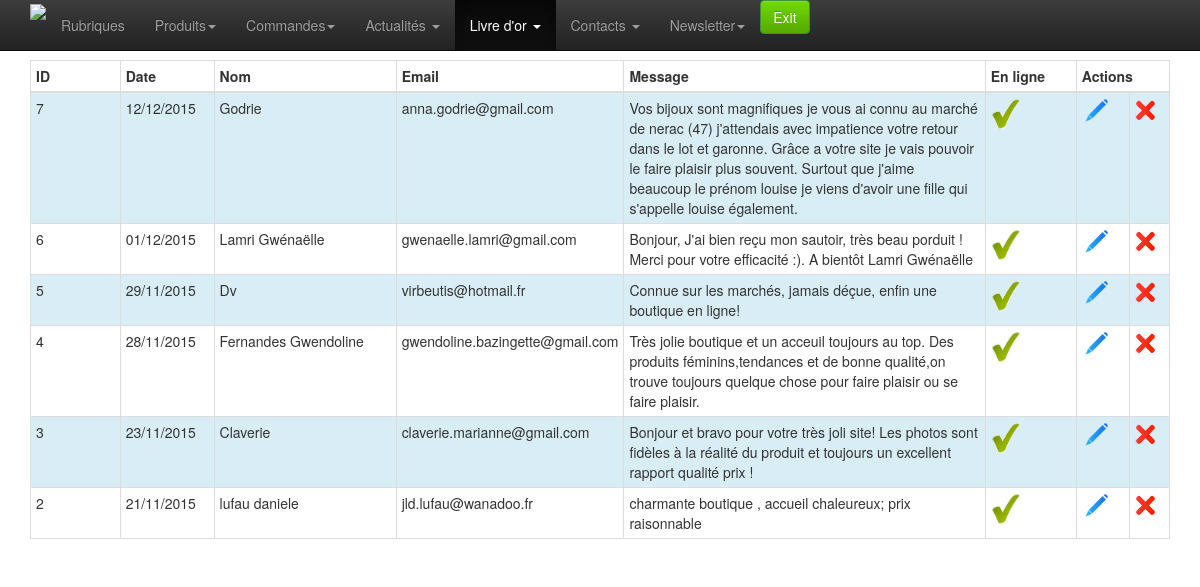
Screenshot of /admin/goldbook-list.php (signed in) with the database file from the repository.
### tables this page shows
CREATE TABLE `goldbook` (
  `id` int(11) NOT NULL AUTO_INCREMENT,
  `date` datetime NOT NULL,
  `nom` varchar(250) DEFAULT NULL,
  `email` varchar(100) DEFAULT NULL,
  `message` text,
  `online` tinyint(4) NOT NULL DEFAULT '0',
  PRIMARY KEY (`id`)
);

### admin/classes/StorageManager.php (called while the page is built, shortened)
<?php
class StorageManager{
	protected function dbConnect() {
	    $host = DBHOST;
	    $user = DBUSER;
	    $pass = DBPASSWD;
	    $bdd  = DBNAME;
		try {
			$this->mysqli = new mysqli ($host, $user, $pass, $bdd) ;
		} catch (Exception $e) {
			throw new Exception("Erreur Connexion DB ". $e->getMessage());
		}
	}
}
?>

### admin/classes/Goldbook.php (called while the page is built, shortened)
<?php
require_once("StorageManager.php");
class Goldbook extends StorageManager {
	public function goldbookGet($id){
		if (!isset($id)){
			$requete = "SELECT * FROM `goldbook` ORDER BY `date` DESC" ;
		} else {
			$requete = "SELECT * FROM `goldbook` WHERE id=". $id ." ORDER BY `date` DESC" ;
		}
		$new_array = null;
		$result = mysqli_query($this->mysqli,$requete);
		while( $row = mysqli_fetch_assoc( $result)){
			$new_array[] = $row;
		}
		return $new_array;
	}
}

### admin/classes/utils.php (called while the page is built, shortened)
<?
	function traitement_datetime_affiche($date) {
		if ( $date != "" ) {
			$tab = explode(" ", $date);
			$tab2 = explode("-", $tab[0]);
		   	return $tab2[2] . "/" . $tab2[1] . "/" . $tab2[0] ;
		}
		else
			return "";
	}
?>

### admin/goldbook-list.php (the view, shortened to what this page needs)
<?php include_once 'classes/utils.php';?>
<?php
require 'classes/Goldbook.php';
	$goldbook = new Goldbook();
	$result = $goldbook->goldbookGet(null);
?>
<!doctype html>
<html class="no-js" lang="en">
<head>
	<?php include_once 'inc-meta.php';?>
</head>
<body>
	<?php require_once 'inc-menu.php';?>
	<div class="container">
		<div class="row">
			<div class="col-xs-12 col-sm-12 col-md-12">
				<table class="table table-hover table-bordered table-condensed table-striped" >
					<thead>
						<tr>
							<th class="col-md-1" style="">
								ID
							</th>
							<th class="col-md-1" style="">
								Date
							</th>
							<th class="col-md-2" style="">
								Nom
							</th>
							<th class="col-md-2" style="">
								Email
							</th>
							<th class="col-md-4" style="">
								Message
							</th>
							<th class="col-md-1" style="">
								En ligne
							</th>
							<th class="col-md-1" colspan="2" style="">
								Actions
							</th>
						</tr>
					</thead>
					<tbody>
						<?php
						if (!empty($result)) {
							$i=0;
							foreach ($result as $value) {
							$i++;
							if($value['online']=='1') {
								$online = 'check';
							} else {
								$online = 'vide';
							}
							?>
							<tr class="<?php if ($i%2!=0) echo 'info'?>">
								<td><?php echo $value['id']?></td>
								<td><?php echo traitement_datetime_affiche($value['date'])?></td>
								<td><?php echo $value['nom']?></td>
								<td><?php echo $value['email']?></td>
								<td><?php echo $value['message']?></td>
								<td><img src="img/<?php echo $online ?>.png" width="30" ></td>
								<td><a href="goldbook-edit.php?id=<?php echo $value['id'] ?>"><img src="img/modif.png" width="30" alt="Modifier" ></a></td>
								<td>
								<img src="img/del.png" width="20" alt="Supprimer" onclick="$('.supp<?php echo $value['id']?>').css('display', 'block');"> </td>
							</tr>
							<?php } ?>
						<?php } ?>
					</tbody>
				</table>
			</div>
		</div>
	</div>
</body>
</html>

### admin/css/style.css (style rules this page uses)
body { padding-top: 60px; padding-bottom: 40px; }

### rows the page displays
goldbook: id "7", date "12/12/2015", nom "Godrie", email "anna.godrie@gmail.com", message "Vos bijoux sont magnifiques je vous ai connu au marché de nerac (47) j'attendais avec impatience votre retour dans le lot et garonne. Grâce a votre site je vais pouvoir le faire plaisir plus souvent. Surtout que j'aime beaucoup le prénom louise je viens d'avoir une fille qui s'appelle louise également."
goldbook: id "6", date "01/12/2015", nom "Lamri Gwénaëlle", email "gwenaelle.lamri@gmail.com", message "Bonjour, J'ai bien reçu mon sautoir, très beau porduit ! Merci pour votre efficacité :). A bientôt Lamri Gwénaëlle"
goldbook: id "5", date "29/11/2015", nom "Dv", email "virbeutis@hotmail.fr", message "Connue sur les marchés, jamais déçue, enfin une boutique en ligne!"
goldbook: id "4", date "28/11/2015", nom "Fernandes Gwendoline", email "gwendoline.bazingette@gmail.com", message "Très jolie boutique et un acceuil toujours au top. Des produits féminins,tendances et de bonne qualité,on trouve toujours quelque chose pour faire plaisir ou se faire plaisir."
goldbook: id "3", date "23/11/2015", nom "Claverie", email "claverie.marianne@gmail.com", message "Bonjour et bravo pour votre très joli site! Les photos sont fidèles à la réalité du produit et toujours un excellent rapport qualité prix !"
goldbook: id "2", date "21/11/2015", nom "lufau daniele", email "jld.lufau@wanadoo.fr", message "charmante boutique , accueil chaleureux; prix raisonnable"
